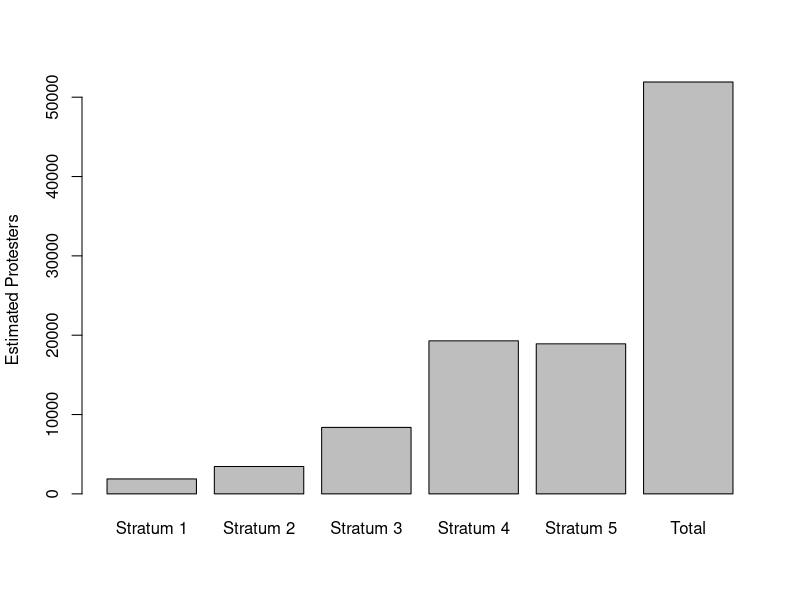

R code for this plot: (Note: this script raises an error after producing the figure.)
## ---- chunk 1
DATA= read.csv(file="DATA.csv") #each column in DATA.cvs represents a different strata
colSums(!is.na(DATA)) #The size of each stratum
## ---- chunk 2
Nh=colSums(!is.na(DATA)) 
pop.str=c(stratum.1=6.875*Nh[[1]],stratum.2=33.83*Nh[[2]],stratum.3=142*Nh[[3]],stratum.4=194.8571*Nh[[4]],stratum.5=394*Nh[[5]])
total.pop=sum(pop.str)
pl=c(pop.str,total.pop)
barplot(pl,ylab="Estimated Protesters", names.arg = c("Stratum 1","Stratum 2","Stratum 3","Stratum 4","Stratum 5", "Total"), axisnames=TRUE)
pl
## ---- chunk 3
cat('\n![](photo1.png)\n')
## ---- chunk 4
cat('\n![](photo2.png)\n')
## ---- chunk 5
#random sample generator 
sample.pa=round(colSums(!is.na(DATA))*(.06))
w=sum(sample.pa)
v=NA
for(i in 1:5){
  x=sample(DATA[,i][!is.na(DATA[i])],sample.pa[[i]])
   if(sample.pa[i]==0){
       y=sample(DATA[,i][!is.na(DATA[i])],2)
       x=y[!is.na(y)]   
       w=w+2 
       v=sample.pa
       v[i]=2
       }
  print(paste("Stratum",i))
  print(x)
}
paste("Total Sampled ",w)
## ---- chunk 6
#
a.1=(c(11,4,5,7,2,0,3,18,16,0,0,11,0,12,17,4))
b.1=(c(22,62,25,18,41,35))
c.1=(c(132,110,161,165))
d.1=(c(198,228,159,157,215,170,237))
e.1=(c(360,322,500))
mean(a.1)
var(a.1)
mean(b.1)
var(b.1)
mean(c.1)
var(c.1)
mean(d.1)
var(d.1)
mean(e.1)
var(e.1)
## ---- chunk 7
y=list(a.1,b.1,c.1,d.1,e.1)
sum=0
for(i in 1:5){

  x=((1-(v[[i]]/(colSums(!is.na(DATA))[[i]])))*((colSums(!is.na(DATA))[[i]])^2)*((var(y[[i]]))/v[[i]]))
  sum=sum+x

}
print(paste("The estimated variance of our stratified sample estimate is", sum, ""))
## ---- chunk 8
lower.bound=332-1.96*sum
higher.bound=332+1.96*sum
confidence.interval=c(lower.bound,higher.bound)
confidence.interval
